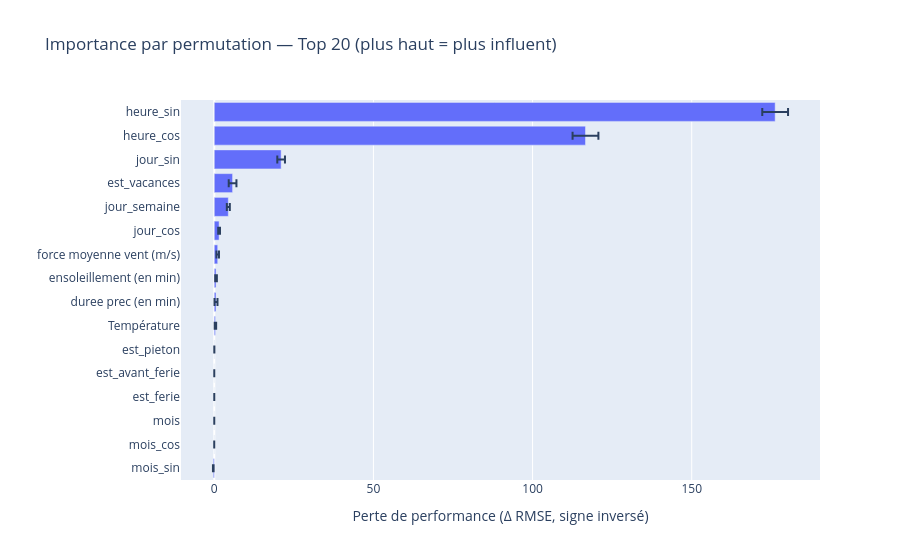

The notebook cell this image was saved under:
### Code cell
from sklearn.inspection import permutation_importance
import pandas as pd
import numpy as np
import plotly.express as px

# 1) Importance par permutation sur le pipeline complet (prétraitements inclus)
perm = permutation_importance(
    estimator=pipe,
    X=X_test,
    y=y_test,
    n_repeats=20,
    random_state=42,
    scoring='neg_root_mean_squared_error'  # cohérent avec votre RMSE
)

imp_df = (
    pd.DataFrame({
        'feature': features,
        'importance_mean': perm.importances_mean,
        'importance_std': perm.importances_std
    })
    .sort_values('importance_mean', ascending=False)
)

print(imp_df.head(20))

# 2) Bar chart Plotly (top 20)
topk = imp_df.head(20).sort_values('importance_mean', ascending=True)
fig = px.bar(
    topk,
    x='importance_mean', y='feature',
    error_x='importance_std',
    orientation='h',
    title='Importance par permutation — Top 20 (plus haut = plus influent)'
)
fig.update_layout(xaxis_title="Perte de performance (Δ RMSE, signe inversé)", yaxis_title="")
fig.show()

### Figure 1 — Plotly figure (JSON) as saved in the notebook; plotly's stock layout.template omitted (floating-point values rounded to 4 significant figures)
{"data": [{"error_x": {"array": [0.09918, 0.00398, 0.0, 0.0, 0.0, 0.01433, 0.2256, 0.4678, 0.2595, 0.3965, 0.2826, 0.4682, 1.21, 1.204, 4.057, 4.05]}, "hovertemplate": "importance_mean=%{x}<br>feature=%{y}<extra></extra>", "legendgroup": "", "marker": {"color": "#636efa", "pattern": {"shape": ""}}, "name": "", "orientation": "h", "showlegend": false, "textposition": "auto", "type": "bar", "x": [-0.3167, -0.01334, 0.0, 0.0, 0.0, 0.01901, 0.3629, 0.5437, 0.5555, 1.079, 1.515, 4.413, 5.752, 21.01, 116.6, 176.2], "xaxis": "x", "y": ["mois_sin", "mois_cos", "mois", "est_ferie", "est_avant_ferie", "est_pieton", "Température", "duree prec (en min)", "ensoleillement (en min)", "force moyenne vent (m/s)", "jour_cos", "jour_semaine", "est_vacances", "jour_sin", "heure_cos", "heure_sin"], "yaxis": "y"}], "layout": {"barmode": "relative", "legend": {"tracegroupgap": 0}, "title": {"text": "Importance par permutation — Top 20 (plus haut = plus influent)"}, "xaxis": {"anchor": "y", "domain": [0, 1], "title": {"text": "Perte de performance (Δ RMSE, signe inversé)"}}, "yaxis": {"anchor": "x", "domain": [0, 1], "title": {"text": ""}}}}
